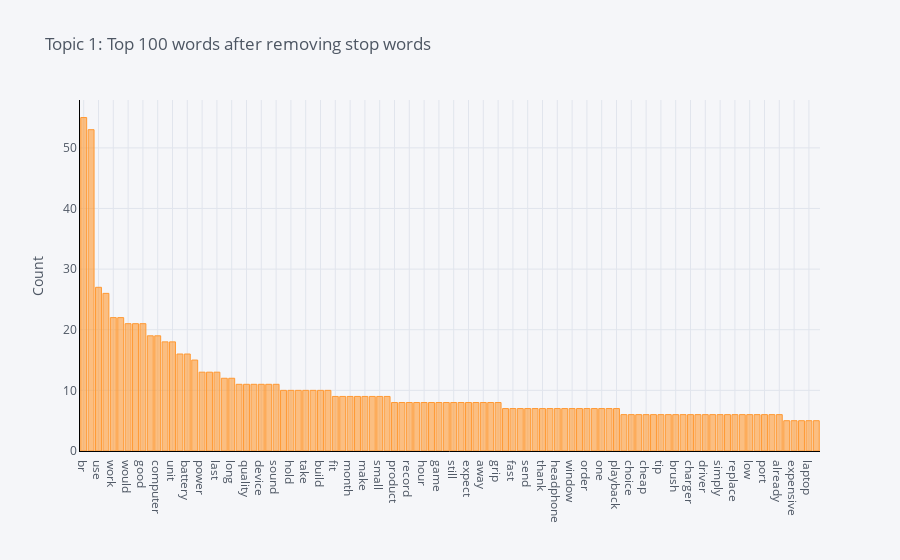

The notebook cell this image was saved under:
### Markdown cell above
## Frequency Distribution of Topic 1

### Code cell
plot_model(lda2, plot = 'frequency', topic_num = 'Topic 1')

### Figure 1 — Plotly figure (JSON) as saved in the notebook; plotly's stock layout.template omitted (floating-point values rounded to 4 significant figures)
{"data": [{"marker": {"color": "rgba(255, 153, 51, 0.6)", "line": {"color": "rgba(255, 153, 51, 1.0)", "width": 1}}, "name": "count", "orientation": "v", "text": "", "type": "bar", "x": ["br", "buy", "use", "get", "work", "need", "would", "plug", "good", "well", "computer", "time", "unit", "charge", "battery", "travel", "power", "file", "last", "also", "long", "much", "quality", "year", "device", "find", "sound", "great", "hold", "new", "take", "come", "build", "player", "fit", "machine", "month", "could", "make", "protect", "small", "want", "product", "go", "record", "say", "hour", "item", "game", "purchase", "still", "many", "expect", "price", "away", "even", "grip", "return", "fast", "set", "send", "enough", "thank", "play", "headphone", "may", "window", "keep", "order", "version", "one", "copy", "playback", "throw", "choice", "button", "cheap", "big", "tip", "turn", "brush", "usb", "charger", "first", "driver", "dual", "simply", "phone", "replace", "holder", "low", "problem", "port", "pack", "already", "damage", "expensive", "far", "laptop", "really"], "y": [55, 53, 27, 26, 22, 22, 21, 21, 21, 19, 19, 18, 18, 16, 16, 15, 13, 13, 13, 12, 12, 11, 11, 11, 11, 11, 11, 10, 10, 10, 10, 10, 10, 10, 9, 9, 9, 9, 9, 9, 9, 9, 8, 8, 8, 8, 8, 8, 8, 8, 8, 8, 8, 8, 8, 8, 8, 7, 7, 7, 7, 7, 7, 7, 7, 7, 7, 7, 7, 7, 7, 7, 7, 6, 6, 6, 6, 6, 6, 6, 6, 6, 6, 6, 6, 6, 6, 6, 6, 6, 6, 6, 6, 6, 6, 5, 5, 5, 5, 5]}], "layout": {"legend": {"bgcolor": "#F5F6F9", "font": {"color": "#4D5663"}}, "paper_bgcolor": "#F5F6F9", "plot_bgcolor": "#F5F6F9", "title": {"font": {"color": "#4D5663"}, "text": "Topic 1: Top 100 words after removing stop words"}, "xaxis": {"gridcolor": "#E1E5ED", "linecolor": "black", "showgrid": true, "tickfont": {"color": "#4D5663"}, "title": {"font": {"color": "#4D5663"}, "text": ""}, "zerolinecolor": "#E1E5ED"}, "yaxis": {"gridcolor": "#E1E5ED", "linecolor": "black", "showgrid": true, "tickfont": {"color": "#4D5663"}, "title": {"font": {"color": "#4D5663"}, "text": "Count"}, "zerolinecolor": "#E1E5ED"}}}
